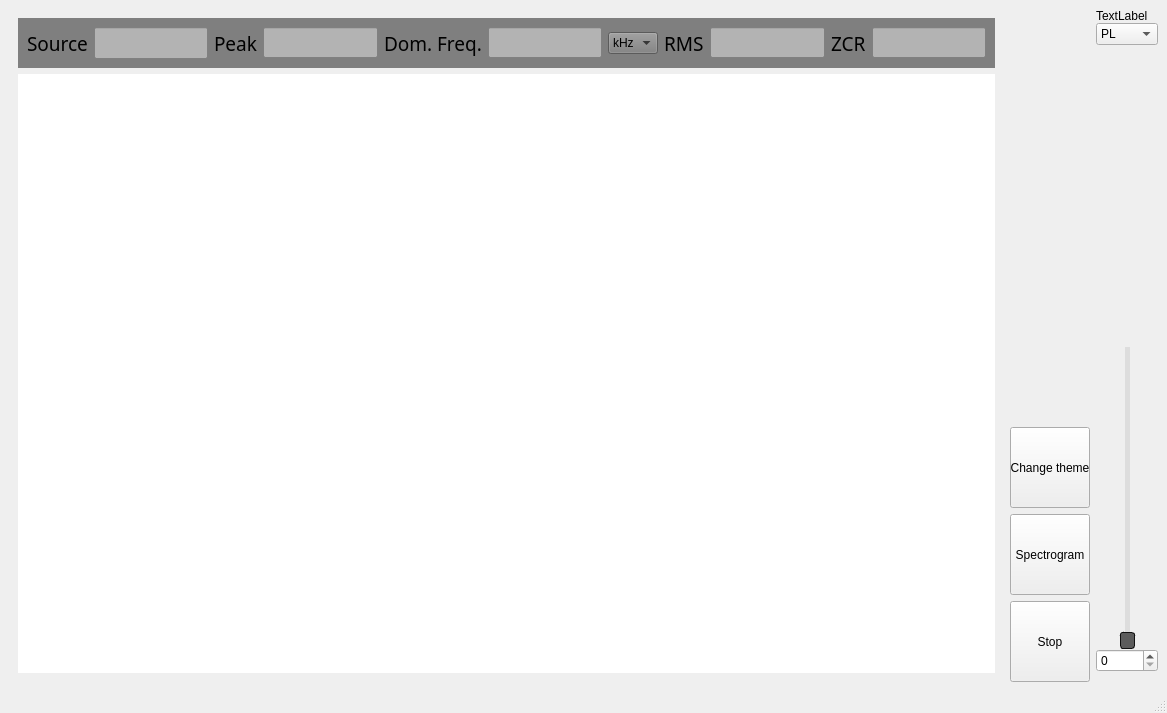
<?xml version="1.0" encoding="UTF-8"?>
<ui version="4.0">
 <class>MainWindow</class>
 <widget class="QMainWindow" name="MainWindow">
  <property name="geometry">
   <rect>
    <x>0</x>
    <y>0</y>
    <width>1167</width>
    <height>713</height>
   </rect>
  </property>
  <property name="minimumSize">
   <size>
    <width>400</width>
    <height>400</height>
   </size>
  </property>
  <property name="windowTitle">
   <string>MainWindow</string>
  </property>
  <widget class="QWidget" name="centralwidget">
   <property name="sizePolicy">
    <sizepolicy hsizetype="Expanding" vsizetype="Expanding">
     <horstretch>0</horstretch>
     <verstretch>0</verstretch>
    </sizepolicy>
   </property>
   <property name="minimumSize">
    <size>
     <width>400</width>
     <height>400</height>
    </size>
   </property>
   <layout class="QGridLayout" name="gridLayout">
    <item row="0" column="0">
     <layout class="QHBoxLayout" name="horizontalLayout_2" stretch="16,1,1">
      <item>
       <widget class="QStackedWidget" name="stackedWidget">
        <property name="sizePolicy">
         <sizepolicy hsizetype="Expanding" vsizetype="Expanding">
          <horstretch>0</horstretch>
          <verstretch>0</verstretch>
         </sizepolicy>
        </property>
        <widget class="QWidget" name="page">
         <property name="styleSheet">
          <string notr="true"/>
         </property>
         <layout class="QVBoxLayout" name="verticalLayout_10" stretch="1,40">
          <item>
           <widget class="QWidget" name="statistics_widget" native="true">
            <property name="sizePolicy">
             <sizepolicy hsizetype="Expanding" vsizetype="Preferred">
              <horstretch>0</horstretch>
              <verstretch>0</verstretch>
             </sizepolicy>
            </property>
            <property name="minimumSize">
             <size>
              <width>0</width>
              <height>50</height>
             </size>
            </property>
            <property name="styleSheet">
             <string notr="true">background-color: rgb(127, 127, 127);</string>
            </property>
            <layout class="QHBoxLayout" name="horizontalLayout_11">
             <item>
              <widget class="QLabel" name="source_label">
               <property name="sizePolicy">
                <sizepolicy hsizetype="Fixed" vsizetype="Preferred">
                 <horstretch>0</horstretch>
                 <verstretch>0</verstretch>
                </sizepolicy>
               </property>
               <property name="font">
                <font>
                 <family>Blockletter</family>
                 <pointsize>14</pointsize>
                </font>
               </property>
               <property name="text">
                <string>Source</string>
               </property>
              </widget>
             </item>
             <item>
              <widget class="QLineEdit" name="ledit_source">
               <property name="enabled">
                <bool>true</bool>
               </property>
               <property name="sizePolicy">
                <sizepolicy hsizetype="Expanding" vsizetype="Preferred">
                 <horstretch>0</horstretch>
                 <verstretch>0</verstretch>
                </sizepolicy>
               </property>
               <property name="font">
                <font>
                 <family>Blockletter</family>
                 <pointsize>12</pointsize>
                </font>
               </property>
               <property name="cursor">
                <cursorShape>IBeamCursor</cursorShape>
               </property>
               <property name="styleSheet">
                <string notr="true">background-color: rgb(179, 179, 179);</string>
               </property>
               <property name="readOnly">
                <bool>true</bool>
               </property>
              </widget>
             </item>
             <item>
              <widget class="QLabel" name="peak_label">
               <property name="sizePolicy">
                <sizepolicy hsizetype="Fixed" vsizetype="Minimum">
                 <horstretch>0</horstretch>
                 <verstretch>0</verstretch>
                </sizepolicy>
               </property>
               <property name="font">
                <font>
                 <family>Blockletter</family>
                 <pointsize>14</pointsize>
                </font>
               </property>
               <property name="text">
                <string>Peak</string>
               </property>
              </widget>
             </item>
             <item>
              <widget class="QLineEdit" name="ledit_peak">
               <property name="sizePolicy">
                <sizepolicy hsizetype="Expanding" vsizetype="Fixed">
                 <horstretch>0</horstretch>
                 <verstretch>0</verstretch>
                </sizepolicy>
               </property>
               <property name="font">
                <font>
                 <family>Blockletter</family>
                 <pointsize>12</pointsize>
                </font>
               </property>
               <property name="styleSheet">
                <string notr="true">background-color: rgb(179, 179, 179);</string>
               </property>
               <property name="readOnly">
                <bool>true</bool>
               </property>
              </widget>
             </item>
             <item>
              <widget class="QLabel" name="freq_label">
               <property name="font">
                <font>
                 <family>Blockletter</family>
                 <pointsize>14</pointsize>
                </font>
               </property>
               <property name="text">
                <string>Dom. Freq.</string>
               </property>
              </widget>
             </item>
             <item>
              <widget class="QLineEdit" name="ledit_fd">
               <property name="sizePolicy">
                <sizepolicy hsizetype="Expanding" vsizetype="Fixed">
                 <horstretch>0</horstretch>
                 <verstretch>0</verstretch>
                </sizepolicy>
               </property>
               <property name="font">
                <font>
                 <family>Blockletter</family>
                 <pointsize>12</pointsize>
                </font>
               </property>
               <property name="styleSheet">
                <string notr="true">background-color: rgb(179, 179, 179);</string>
               </property>
               <property name="readOnly">
                <bool>true</bool>
               </property>
              </widget>
             </item>
             <item>
              <widget class="QComboBox" name="unitBox">
               <property name="minimumSize">
                <size>
                 <width>50</width>
                 <height>0</height>
                </size>
               </property>
               <item>
                <property name="text">
                 <string>kHz</string>
                </property>
               </item>
               <item>
                <property name="text">
                 <string>Hz</string>
                </property>
               </item>
               <item>
                <property name="text">
                 <string>MHz</string>
                </property>
               </item>
              </widget>
             </item>
             <item>
              <widget class="QLabel" name="rms_label">
               <property name="font">
                <font>
                 <family>Blockletter</family>
                 <pointsize>14</pointsize>
                </font>
               </property>
               <property name="text">
                <string>RMS</string>
               </property>
              </widget>
             </item>
             <item>
              <widget class="QLineEdit" name="ledit_rms">
               <property name="sizePolicy">
                <sizepolicy hsizetype="Expanding" vsizetype="Fixed">
                 <horstretch>0</horstretch>
                 <verstretch>0</verstretch>
                </sizepolicy>
               </property>
               <property name="font">
                <font>
                 <family>Blockletter</family>
                 <pointsize>12</pointsize>
                </font>
               </property>
               <property name="styleSheet">
                <string notr="true">background-color: rgb(179, 179, 179);</string>
               </property>
               <property name="readOnly">
                <bool>true</bool>
               </property>
              </widget>
             </item>
             <item>
              <widget class="QLabel" name="zcr_label">
               <property name="font">
                <font>
                 <family>Blockletter</family>
                 <pointsize>14</pointsize>
                </font>
               </property>
               <property name="text">
                <string>ZCR</string>
               </property>
              </widget>
             </item>
             <item>
              <widget class="QLineEdit" name="ledit_zcr">
               <property name="sizePolicy">
                <sizepolicy hsizetype="Expanding" vsizetype="Fixed">
                 <horstretch>0</horstretch>
                 <verstretch>0</verstretch>
                </sizepolicy>
               </property>
               <property name="font">
                <font>
                 <family>Blockletter</family>
                 <pointsize>12</pointsize>
                </font>
               </property>
               <property name="styleSheet">
                <string notr="true">background-color: rgb(179, 179, 179);</string>
               </property>
               <property name="readOnly">
                <bool>true</bool>
               </property>
              </widget>
             </item>
            </layout>
           </widget>
          </item>
          <item>
           <layout class="QHBoxLayout" name="horizontalLayout" stretch="10">
            <item>
             <widget class="SpectrumVisualizer" name="spectrum_widget" native="true">
              <property name="sizePolicy">
               <sizepolicy hsizetype="Expanding" vsizetype="Preferred">
                <horstretch>0</horstretch>
                <verstretch>0</verstretch>
               </sizepolicy>
              </property>
              <property name="styleSheet">
               <string notr="true">background-color: rgb(255, 255, 255);</string>
              </property>
              <layout class="QHBoxLayout" name="horizontalLayout_10"/>
             </widget>
            </item>
           </layout>
          </item>
         </layout>
        </widget>
        <widget class="QWidget" name="page_2">
         <layout class="QHBoxLayout" name="horizontalLayout_6">
          <property name="leftMargin">
           <number>20</number>
          </property>
          <property name="topMargin">
           <number>20</number>
          </property>
          <property name="rightMargin">
           <number>20</number>
          </property>
          <property name="bottomMargin">
           <number>8</number>
          </property>
          <item>
           <layout class="QHBoxLayout" name="horizontalLayout_5" stretch="40">
            <item>
             <widget class="SpectrogramVisualizer" name="spectrogram_widget" native="true">
              <property name="styleSheet">
               <string notr="true">background-color: rgb(255, 255, 255);</string>
              </property>
              <layout class="QHBoxLayout" name="horizontalLayout_9"/>
             </widget>
            </item>
           </layout>
          </item>
         </layout>
        </widget>
        <widget class="QWidget" name="page_3">
         <property name="sizePolicy">
          <sizepolicy hsizetype="Expanding" vsizetype="Expanding">
           <horstretch>0</horstretch>
           <verstretch>0</verstretch>
          </sizepolicy>
         </property>
         <property name="minimumSize">
          <size>
           <width>0</width>
           <height>0</height>
          </size>
         </property>
         <layout class="QHBoxLayout" name="horizontalLayout_13" stretch="0">
          <item>
           <widget class="QFrame" name="theme_frame">
            <property name="enabled">
             <bool>true</bool>
            </property>
            <property name="sizePolicy">
             <sizepolicy hsizetype="Expanding" vsizetype="Expanding">
              <horstretch>0</horstretch>
              <verstretch>0</verstretch>
             </sizepolicy>
            </property>
            <property name="minimumSize">
             <size>
              <width>500</width>
              <height>300</height>
             </size>
            </property>
            <property name="autoFillBackground">
             <bool>false</bool>
            </property>
            <property name="styleSheet">
             <string notr="true">background-color: rgba(126, 126, 126, 180);
</string>
            </property>
            <property name="frameShape">
             <enum>QFrame::Shape::StyledPanel</enum>
            </property>
            <property name="frameShadow">
             <enum>QFrame::Shadow::Raised</enum>
            </property>
            <layout class="QVBoxLayout" name="verticalLayout_8">
             <item>
              <layout class="QHBoxLayout" name="horizontalLayout_4">
               <item>
                <spacer name="horizontalSpacer_36">
                 <property name="orientation">
                  <enum>Qt::Orientation::Horizontal</enum>
                 </property>
                 <property name="sizeHint" stdset="0">
                  <size>
                   <width>40</width>
                   <height>20</height>
                  </size>
                 </property>
                </spacer>
               </item>
               <item>
                <widget class="QLabel" name="theme_label">
                 <property name="enabled">
                  <bool>true</bool>
                 </property>
                 <property name="sizePolicy">
                  <sizepolicy hsizetype="Preferred" vsizetype="Preferred">
                   <horstretch>0</horstretch>
                   <verstretch>0</verstretch>
                  </sizepolicy>
                 </property>
                 <property name="font">
                  <font>
                   <family>Blockletter</family>
                  </font>
                 </property>
                 <property name="frameShape">
                  <enum>QFrame::Shape::NoFrame</enum>
                 </property>
                 <property name="text">
                  <string>&lt;html&gt;&lt;head/&gt;&lt;body&gt;&lt;p align=&quot;center&quot;&gt;&lt;span style=&quot; font-size:18pt;&quot;&gt;Choose theme&lt;/span&gt;&lt;/p&gt;&lt;/body&gt;&lt;/html&gt;</string>
                 </property>
                 <property name="textFormat">
                  <enum>Qt::TextFormat::RichText</enum>
                 </property>
                </widget>
               </item>
               <item>
                <spacer name="horizontalSpacer_37">
                 <property name="orientation">
                  <enum>Qt::Orientation::Horizontal</enum>
                 </property>
                 <property name="sizeHint" stdset="0">
                  <size>
                   <width>40</width>
                   <height>20</height>
                  </size>
                 </property>
                </spacer>
               </item>
              </layout>
             </item>
             <item>
              <layout class="QHBoxLayout" name="horizontalLayout_8" stretch="1,2,1">
               <item>
                <layout class="QVBoxLayout" name="verticalLayout_7" stretch="1,2,1">
                 <property name="leftMargin">
                  <number>40</number>
                 </property>
                 <property name="topMargin">
                  <number>30</number>
                 </property>
                 <item>
                  <widget class="QPushButton" name="btn_light">
                   <property name="sizePolicy">
                    <sizepolicy hsizetype="Expanding" vsizetype="Expanding">
                     <horstretch>0</horstretch>
                     <verstretch>0</verstretch>
                    </sizepolicy>
                   </property>
                   <property name="font">
                    <font>
                     <family>Blockletter</family>
                     <pointsize>18</pointsize>
                    </font>
                   </property>
                   <property name="styleSheet">
                    <string notr="true">background-color: rgb(173, 173, 173);</string>
                   </property>
                   <property name="text">
                    <string>Light</string>
                   </property>
                   <property name="icon">
                    <iconset>
                     <normaloff>../imgs/sun.png</normaloff>../imgs/sun.png</iconset>
                   </property>
                  </widget>
                 </item>
                 <item>
                  <spacer name="verticalSpacer_15">
                   <property name="orientation">
                    <enum>Qt::Orientation::Vertical</enum>
                   </property>
                   <property name="sizeHint" stdset="0">
                    <size>
                     <width>20</width>
                     <height>40</height>
                    </size>
                   </property>
                  </spacer>
                 </item>
                 <item>
                  <widget class="QPushButton" name="btn_intensive">
                   <property name="sizePolicy">
                    <sizepolicy hsizetype="Expanding" vsizetype="Expanding">
                     <horstretch>0</horstretch>
                     <verstretch>0</verstretch>
                    </sizepolicy>
                   </property>
                   <property name="font">
                    <font>
                     <family>Blockletter</family>
                     <pointsize>18</pointsize>
                    </font>
                   </property>
                   <property name="styleSheet">
                    <string notr="true">background-color: rgb(255, 170, 0);</string>
                   </property>
                   <property name="text">
                    <string>Intensive</string>
                   </property>
                   <property name="icon">
                    <iconset>
                     <normaloff>../imgs/view.png</normaloff>../imgs/view.png</iconset>
                   </property>
                  </widget>
                 </item>
                </layout>
               </item>
               <item>
                <spacer name="horizontalSpacer_39">
                 <property name="orientation">
                  <enum>Qt::Orientation::Horizontal</enum>
                 </property>
                 <property name="sizeHint" stdset="0">
                  <size>
                   <width>40</width>
                   <height>20</height>
                  </size>
                 </property>
                </spacer>
               </item>
               <item>
                <layout class="QVBoxLayout" name="verticalLayout_5" stretch="1,3">
                 <property name="spacing">
                  <number>0</number>
                 </property>
                 <property name="topMargin">
                  <number>30</number>
                 </property>
                 <property name="rightMargin">
                  <number>50</number>
                 </property>
                 <item>
                  <widget class="QPushButton" name="btn_dark">
                   <property name="sizePolicy">
                    <sizepolicy hsizetype="Expanding" vsizetype="Expanding">
                     <horstretch>0</horstretch>
                     <verstretch>0</verstretch>
                    </sizepolicy>
                   </property>
                   <property name="font">
                    <font>
                     <family>Blockletter</family>
                     <pointsize>18</pointsize>
                    </font>
                   </property>
                   <property name="styleSheet">
                    <string notr="true">background-color: rgb(40, 40, 40);</string>
                   </property>
                   <property name="text">
                    <string>Dark</string>
                   </property>
                   <property name="icon">
                    <iconset theme="QIcon::ThemeIcon::WeatherClearNight"/>
                   </property>
                  </widget>
                 </item>
                 <item>
                  <spacer name="verticalSpacer_16">
                   <property name="orientation">
                    <enum>Qt::Orientation::Vertical</enum>
                   </property>
                   <property name="sizeHint" stdset="0">
                    <size>
                     <width>20</width>
                     <height>40</height>
                    </size>
                   </property>
                  </spacer>
                 </item>
                </layout>
               </item>
              </layout>
             </item>
             <item>
              <layout class="QHBoxLayout" name="horizontalLayout_7">
               <item>
                <spacer name="horizontalSpacer_38">
                 <property name="orientation">
                  <enum>Qt::Orientation::Horizontal</enum>
                 </property>
                 <property name="sizeHint" stdset="0">
                  <size>
                   <width>40</width>
                   <height>20</height>
                  </size>
                 </property>
                </spacer>
               </item>
               <item>
                <widget class="QPushButton" name="btn_cancel">
                 <property name="sizePolicy">
                  <sizepolicy hsizetype="Preferred" vsizetype="Preferred">
                   <horstretch>0</horstretch>
                   <verstretch>0</verstretch>
                  </sizepolicy>
                 </property>
                 <property name="font">
                  <font>
                   <family>Blockletter</family>
                   <pointsize>18</pointsize>
                  </font>
                 </property>
                 <property name="text">
                  <string>Cancel</string>
                 </property>
                 <property name="icon">
                  <iconset theme="QIcon::ThemeIcon::EditUndo"/>
                 </property>
                </widget>
               </item>
              </layout>
             </item>
            </layout>
           </widget>
          </item>
         </layout>
        </widget>
       </widget>
      </item>
      <item>
       <layout class="QVBoxLayout" name="verticalLayout_4">
        <item>
         <widget class="QStackedWidget" name="controlStackedWidget">
          <widget class="QWidget" name="page_4">
           <layout class="QVBoxLayout" name="verticalLayout_11">
            <property name="leftMargin">
             <number>0</number>
            </property>
            <property name="topMargin">
             <number>0</number>
            </property>
            <property name="rightMargin">
             <number>0</number>
            </property>
            <property name="bottomMargin">
             <number>0</number>
            </property>
            <item>
             <layout class="QVBoxLayout" name="verticalLayout_2">
              <item>
               <spacer name="verticalSpacer">
                <property name="orientation">
                 <enum>Qt::Orientation::Vertical</enum>
                </property>
                <property name="sizeHint" stdset="0">
                 <size>
                  <width>20</width>
                  <height>40</height>
                 </size>
                </property>
               </spacer>
              </item>
              <item>
               <widget class="QPushButton" name="btn_theme">
                <property name="sizePolicy">
                 <sizepolicy hsizetype="Minimum" vsizetype="Expanding">
                  <horstretch>0</horstretch>
                  <verstretch>0</verstretch>
                 </sizepolicy>
                </property>
                <property name="minimumSize">
                 <size>
                  <width>25</width>
                  <height>8</height>
                 </size>
                </property>
                <property name="maximumSize">
                 <size>
                  <width>16777215</width>
                  <height>81</height>
                 </size>
                </property>
                <property name="text">
                 <string>Change theme</string>
                </property>
               </widget>
              </item>
              <item>
               <widget class="QPushButton" name="btn_spec">
                <property name="sizePolicy">
                 <sizepolicy hsizetype="Expanding" vsizetype="Expanding">
                  <horstretch>0</horstretch>
                  <verstretch>0</verstretch>
                 </sizepolicy>
                </property>
                <property name="minimumSize">
                 <size>
                  <width>25</width>
                  <height>8</height>
                 </size>
                </property>
                <property name="maximumSize">
                 <size>
                  <width>16777215</width>
                  <height>81</height>
                 </size>
                </property>
                <property name="text">
                 <string>Spectrogram</string>
                </property>
               </widget>
              </item>
             </layout>
            </item>
           </layout>
          </widget>
          <widget class="QWidget" name="page_5">
           <layout class="QVBoxLayout" name="verticalLayout_9">
            <property name="leftMargin">
             <number>0</number>
            </property>
            <property name="topMargin">
             <number>20</number>
            </property>
            <property name="rightMargin">
             <number>0</number>
            </property>
            <property name="bottomMargin">
             <number>0</number>
            </property>
            <item>
             <layout class="QVBoxLayout" name="verticalLayout" stretch="6,0,1">
              <property name="spacing">
               <number>0</number>
              </property>
              <property name="topMargin">
               <number>0</number>
              </property>
              <item>
               <layout class="QHBoxLayout" name="horizontalLayout_3">
                <item>
                 <widget class="SpectrogramScaleWidget" name="spectrogram_legend" native="true">
                  <property name="minimumSize">
                   <size>
                    <width>50</width>
                    <height>0</height>
                   </size>
                  </property>
                  <property name="styleSheet">
                   <string notr="true">background-color: rgb(85, 170, 0);</string>
                  </property>
                  <layout class="QVBoxLayout" name="verticalLayout_6"/>
                 </widget>
                </item>
               </layout>
              </item>
              <item>
               <spacer name="verticalSpacer_3">
                <property name="orientation">
                 <enum>Qt::Orientation::Vertical</enum>
                </property>
                <property name="sizeHint" stdset="0">
                 <size>
                  <width>20</width>
                  <height>40</height>
                 </size>
                </property>
               </spacer>
              </item>
              <item>
               <widget class="QPushButton" name="btn_return">
                <property name="sizePolicy">
                 <sizepolicy hsizetype="Minimum" vsizetype="Expanding">
                  <horstretch>0</horstretch>
                  <verstretch>0</verstretch>
                 </sizepolicy>
                </property>
                <property name="maximumSize">
                 <size>
                  <width>16777215</width>
                  <height>81</height>
                 </size>
                </property>
                <property name="text">
                 <string>Return</string>
                </property>
               </widget>
              </item>
             </layout>
            </item>
           </layout>
          </widget>
         </widget>
        </item>
        <item>
         <widget class="QPushButton" name="btn_stop">
          <property name="sizePolicy">
           <sizepolicy hsizetype="Minimum" vsizetype="Expanding">
            <horstretch>0</horstretch>
            <verstretch>0</verstretch>
           </sizepolicy>
          </property>
          <property name="minimumSize">
           <size>
            <width>25</width>
            <height>8</height>
           </size>
          </property>
          <property name="maximumSize">
           <size>
            <width>16777215</width>
            <height>81</height>
           </size>
          </property>
          <property name="cursor">
           <cursorShape>PointingHandCursor</cursorShape>
          </property>
          <property name="text">
           <string>Stop</string>
          </property>
         </widget>
        </item>
       </layout>
      </item>
      <item>
       <layout class="QVBoxLayout" name="verticalLayout_3">
        <property name="spacing">
         <number>0</number>
        </property>
        <property name="bottomMargin">
         <number>10</number>
        </property>
        <item>
         <widget class="QLabel" name="lang_flag">
          <property name="text">
           <string>TextLabel</string>
          </property>
          <property name="margin">
           <number>2</number>
          </property>
         </widget>
        </item>
        <item>
         <widget class="QComboBox" name="lang_box">
          <item>
           <property name="text">
            <string>PL</string>
           </property>
          </item>
          <item>
           <property name="text">
            <string>ENG</string>
           </property>
          </item>
         </widget>
        </item>
        <item>
         <spacer name="verticalSpacer_2">
          <property name="orientation">
           <enum>Qt::Orientation::Vertical</enum>
          </property>
          <property name="sizeHint" stdset="0">
           <size>
            <width>13</width>
            <height>18</height>
           </size>
          </property>
         </spacer>
        </item>
        <item>
         <widget class="QSlider" name="verticalSlider">
          <property name="sizePolicy">
           <sizepolicy hsizetype="Preferred" vsizetype="Expanding">
            <horstretch>0</horstretch>
            <verstretch>0</verstretch>
           </sizepolicy>
          </property>
          <property name="layoutDirection">
           <enum>Qt::LayoutDirection::LeftToRight</enum>
          </property>
          <property name="styleSheet">
           <string notr="true">QSlider::handle:vertical {
    background: #5c5c5c;
    border: 1px solid #111;
    height: 15px; 
    margin: 0 -5px; 
    border-radius: 3px;
}

QSlider::groove:vertical {
    background: #ddd;
    width: 5px; 
    border-radius: 4px;
}</string>
          </property>
          <property name="maximum">
           <number>100</number>
          </property>
          <property name="orientation">
           <enum>Qt::Orientation::Vertical</enum>
          </property>
         </widget>
        </item>
        <item>
         <widget class="QSpinBox" name="spinBox">
          <property name="sizePolicy">
           <sizepolicy hsizetype="Preferred" vsizetype="Fixed">
            <horstretch>0</horstretch>
            <verstretch>0</verstretch>
           </sizepolicy>
          </property>
          <property name="maximum">
           <number>100</number>
          </property>
         </widget>
        </item>
       </layout>
      </item>
     </layout>
    </item>
   </layout>
  </widget>
  <widget class="QMenuBar" name="menubar">
   <property name="geometry">
    <rect>
     <x>0</x>
     <y>0</y>
     <width>1167</width>
     <height>22</height>
    </rect>
   </property>
  </widget>
  <widget class="QStatusBar" name="statusbar"/>
 </widget>
 <customwidgets>
  <customwidget>
   <class>SpectrumVisualizer</class>
   <extends>QWidget</extends>
   <header>spectrum_visualizer.hh</header>
   <container>1</container>
  </customwidget>
  <customwidget>
   <class>SpectrogramVisualizer</class>
   <extends>QWidget</extends>
   <header>spectrogram_visualizer.hh</header>
   <container>1</container>
  </customwidget>
  <customwidget>
   <class>SpectrogramScaleWidget</class>
   <extends>QWidget</extends>
   <header>spectrogram_scale_widget.hh</header>
   <container>1</container>
  </customwidget>
 </customwidgets>
 <resources/>
 <connections/>
</ui>
